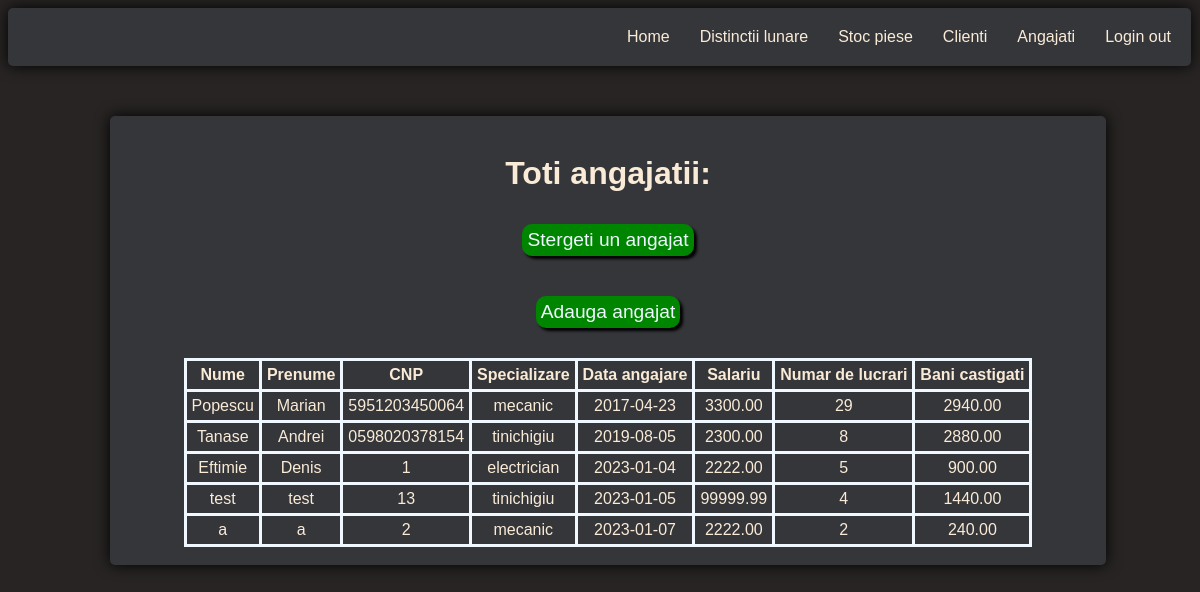
Page /employee.php on the committed database.
### tables this page shows
CREATE TABLE `employees` (
  `EmployeeID` int(11) NOT NULL,
  `First_name` varchar(255) NOT NULL,
  `Last_name` varchar(255) NOT NULL,
  `CNP` char(13) NOT NULL,
  `Specialization` varchar(255) NOT NULL,
  `Employment date` date NOT NULL DEFAULT current_timestamp(),
  `Resignation_date` date DEFAULT NULL,
  `Is_free` tinyint(1) NOT NULL DEFAULT 1,
  `Salary` decimal(7,2) NOT NULL
);

### employee.php (the view)
<?php include 'header.php' ?>
<?php
$conn = mysqli_connect('localhost', 'car_service_admin', '1234', 'service');
if (!$conn) {
    echo 'Connection error: ' . mysqli_connect_error();
} else {
    $sql = "SELECT E.*, Count(WP.WorkID) as no,Sum(S.Cost) as price FROM employees E
            LEFT JOIN works_performed WP ON WP.EmployeeID = E.EmployeeID
            LEFT JOIN Services S ON S.ServiceID = WP.ServiceID
            GROUP BY E.EmployeeID
            ORDER BY Count(WP.WorkID) DESC;";
    $result = mysqli_query($conn, $sql);
    $employees = mysqli_fetch_all($result, MYSQLI_ASSOC);
}
?>
<div class='main_container'>
    <h1>Toti angajatii:</h1>
    <div class="container_add_works">
        <a href="delete_employee.php">Stergeti un angajat</a>
    </div>
    <div class="container_add_works">
        <a href="add_employee.php">Adauga angajat</a>
    </div>
    <table>
        <tr>
            <th>Nume</th>
            <th>Prenume</th>
            <th>CNP</th>
            <th>Specializare</th>
            <th>Data angajare</th>
            <th>Salariu</th>
            <th>Numar de lucrari</th>
            <th>Bani castigati</th>
        </tr>
        <?php foreach ($employees as $employee) { ?>
            <tr>
                <td><?php echo $employee['First_name']; ?></td>
                <td><?php echo $employee['Last_name']; ?></td>
                <td><?php echo $employee['CNP']; ?></td>
                <td><?php echo $employee['Specialization']; ?></td>
                <td><?php echo $employee['Employment date']; ?></td>
                <td><?php echo $employee['Salary']; ?></td>
                <td><?php echo $employee['no']; ?></td>
                <td><?php echo ($employee['price'] == ''?'0':$employee['price']); ?></td>
            </tr>
        <?php
        }
        ?>
</div>
</body>

### styles.css (style rules this page uses)
body { font-family: Verdana, sans-serif; background-color: #282424; height: 100%; width: 100%; overflow: y-scroll; }
.container_add_works { margin: 10px; }
.container_add_works a { position: relative; background-color: #008500; margin-top: 10px; font-size: larger; color: aliceblue; padding: 5px; border-radius: 10px; box-shadow: 3px 3px 3px black; text-decoration: none; margin-bottom: 20px; -webkit-appearance: button; -moz-appearance: button; appearance: button; }
.main_container { width: 80%; height: 100%; margin-top: 50px; position: relative; left: 50%; transform: translate(-50%, 0%); overflow: auto; white-space: nowrap; padding: 18px; background-color: #35363a; border-radius: 5px; text-align: center; box-shadow: 0px 0px 15px rgb(0, 0, 0); color: antiquewhite }
h1 { color: antiquewhite; text-align: center; }
table, th, td { border: 3px solid black; border-collapse: collapse; border-color: aliceblue; border-radius: 10px; border-spacing: 5px; padding: 5px; width: auto; height: 100%; color: antiquewhite; font-size: normal; text-align: center; margin-left: auto; margin-right: auto; }

### rows in the picture
employees: First_name "Popescu", Last_name "Marian", CNP "5951203450064", Specialization "mecanic", Employment date "2017-04-23", Salary "3300.00", no "29", price "2940.00"
employees: First_name "Tanase", Last_name "Andrei", CNP "0598020378154", Specialization "tinichigiu", Employment date "2019-08-05", Salary "2300.00", no "8", price "2880.00"
employees: First_name "Eftimie", Last_name "Denis", CNP "1", Specialization "electrician", Employment date "2023-01-04", Salary "2222.00", no "5", price "900.00"
employees: First_name "test", Last_name "test", CNP "13", Specialization "tinichigiu", Employment date "2023-01-05", Salary "99999.99", no "4", price "1440.00"
employees: First_name "a", Last_name "a", CNP "2", Specialization "mecanic", Employment date "2023-01-07", Salary "2222.00", no "2", price "240.00"
